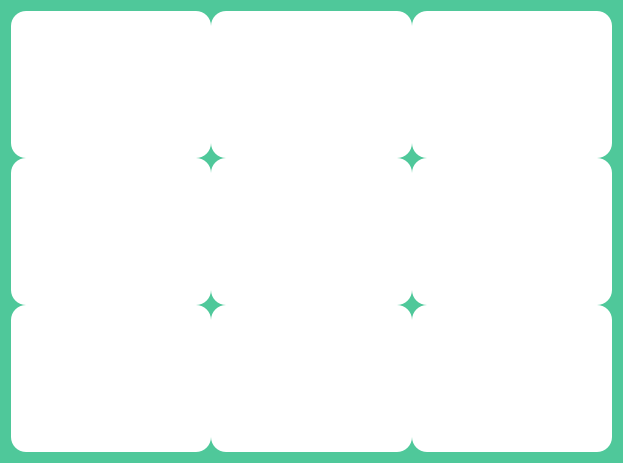
<?xml version="1.0" encoding="UTF-8"?>
<ui version="4.0">
 <class>GameAI</class>
 <widget class="QDialog" name="GameAI">
  <property name="geometry">
   <rect>
    <x>0</x>
    <y>0</y>
    <width>623</width>
    <height>463</height>
   </rect>
  </property>
  <property name="windowTitle">
   <string>Dialog</string>
  </property>
  <property name="styleSheet">
   <string notr="true">*{
	
	background-color:rgb(79, 200, 154);
font-family:century gothic;
font-size:20px;
}
QFrame
{
background:rgba(0,0,0,0.8);
border-radius:15px;
}

QPushButton
{
background: white;
border-radius:30px;
font-size:50px;
}
QToolButton
{
background: rgb(79, 200, 154);
border-radius:60px;
}
QLabel
{
color:white;
background:transparent;
}
QPushButton
{
color:black;
border-radius:15px;
}

</string>
  </property>
  <layout class="QGridLayout" name="gridLayout_2">
   <item row="0" column="0">
    <layout class="QGridLayout" name="gridLayout">
     <property name="sizeConstraint">
      <enum>QLayout::SizeConstraint::SetFixedSize</enum>
     </property>
     <property name="leftMargin">
      <number>0</number>
     </property>
     <property name="spacing">
      <number>0</number>
     </property>
     <item row="0" column="1">
      <widget class="QPushButton" name="pushButton2">
       <property name="sizePolicy">
        <sizepolicy hsizetype="Minimum" vsizetype="Expanding">
         <horstretch>0</horstretch>
         <verstretch>0</verstretch>
        </sizepolicy>
       </property>
       <property name="font">
        <font>
         <family>century gothic</family>
         <pointsize>-1</pointsize>
         <bold>true</bold>
        </font>
       </property>
       <property name="cursor">
        <cursorShape>PointingHandCursor</cursorShape>
       </property>
       <property name="text">
        <string/>
       </property>
      </widget>
     </item>
     <item row="1" column="2">
      <widget class="QPushButton" name="pushButton6">
       <property name="sizePolicy">
        <sizepolicy hsizetype="Minimum" vsizetype="Expanding">
         <horstretch>0</horstretch>
         <verstretch>0</verstretch>
        </sizepolicy>
       </property>
       <property name="font">
        <font>
         <family>century gothic</family>
         <pointsize>-1</pointsize>
         <bold>true</bold>
        </font>
       </property>
       <property name="cursor">
        <cursorShape>PointingHandCursor</cursorShape>
       </property>
       <property name="text">
        <string/>
       </property>
      </widget>
     </item>
     <item row="0" column="2">
      <widget class="QPushButton" name="pushButton3">
       <property name="sizePolicy">
        <sizepolicy hsizetype="Minimum" vsizetype="Expanding">
         <horstretch>0</horstretch>
         <verstretch>0</verstretch>
        </sizepolicy>
       </property>
       <property name="font">
        <font>
         <family>century gothic</family>
         <pointsize>-1</pointsize>
         <bold>true</bold>
        </font>
       </property>
       <property name="cursor">
        <cursorShape>PointingHandCursor</cursorShape>
       </property>
       <property name="text">
        <string/>
       </property>
       <property name="iconSize">
        <size>
         <width>20</width>
         <height>20</height>
        </size>
       </property>
       <property name="flat">
        <bool>false</bool>
       </property>
      </widget>
     </item>
     <item row="1" column="1">
      <widget class="QPushButton" name="pushButton5">
       <property name="sizePolicy">
        <sizepolicy hsizetype="Minimum" vsizetype="Expanding">
         <horstretch>0</horstretch>
         <verstretch>0</verstretch>
        </sizepolicy>
       </property>
       <property name="font">
        <font>
         <family>century gothic</family>
         <pointsize>-1</pointsize>
         <bold>true</bold>
        </font>
       </property>
       <property name="cursor">
        <cursorShape>PointingHandCursor</cursorShape>
       </property>
       <property name="text">
        <string/>
       </property>
      </widget>
     </item>
     <item row="2" column="1">
      <widget class="QPushButton" name="pushButton8">
       <property name="sizePolicy">
        <sizepolicy hsizetype="Minimum" vsizetype="Expanding">
         <horstretch>0</horstretch>
         <verstretch>0</verstretch>
        </sizepolicy>
       </property>
       <property name="font">
        <font>
         <family>century gothic</family>
         <pointsize>-1</pointsize>
         <bold>true</bold>
        </font>
       </property>
       <property name="cursor">
        <cursorShape>PointingHandCursor</cursorShape>
       </property>
       <property name="text">
        <string/>
       </property>
      </widget>
     </item>
     <item row="2" column="2">
      <widget class="QPushButton" name="pushButton9">
       <property name="sizePolicy">
        <sizepolicy hsizetype="Minimum" vsizetype="Expanding">
         <horstretch>0</horstretch>
         <verstretch>0</verstretch>
        </sizepolicy>
       </property>
       <property name="font">
        <font>
         <family>century gothic</family>
         <pointsize>-1</pointsize>
         <bold>true</bold>
        </font>
       </property>
       <property name="cursor">
        <cursorShape>PointingHandCursor</cursorShape>
       </property>
       <property name="text">
        <string/>
       </property>
      </widget>
     </item>
     <item row="0" column="0">
      <widget class="QPushButton" name="pushButton1">
       <property name="sizePolicy">
        <sizepolicy hsizetype="Minimum" vsizetype="Expanding">
         <horstretch>0</horstretch>
         <verstretch>0</verstretch>
        </sizepolicy>
       </property>
       <property name="font">
        <font>
         <family>century gothic</family>
         <pointsize>-1</pointsize>
         <bold>true</bold>
        </font>
       </property>
       <property name="cursor">
        <cursorShape>PointingHandCursor</cursorShape>
       </property>
       <property name="text">
        <string/>
       </property>
      </widget>
     </item>
     <item row="1" column="0">
      <widget class="QPushButton" name="pushButton4">
       <property name="sizePolicy">
        <sizepolicy hsizetype="Minimum" vsizetype="Expanding">
         <horstretch>0</horstretch>
         <verstretch>0</verstretch>
        </sizepolicy>
       </property>
       <property name="font">
        <font>
         <family>century gothic</family>
         <pointsize>-1</pointsize>
         <bold>true</bold>
        </font>
       </property>
       <property name="cursor">
        <cursorShape>PointingHandCursor</cursorShape>
       </property>
       <property name="text">
        <string/>
       </property>
      </widget>
     </item>
     <item row="2" column="0">
      <widget class="QPushButton" name="pushButton7">
       <property name="sizePolicy">
        <sizepolicy hsizetype="Minimum" vsizetype="Expanding">
         <horstretch>0</horstretch>
         <verstretch>0</verstretch>
        </sizepolicy>
       </property>
       <property name="font">
        <font>
         <family>century gothic</family>
         <pointsize>-1</pointsize>
         <bold>true</bold>
        </font>
       </property>
       <property name="cursor">
        <cursorShape>PointingHandCursor</cursorShape>
       </property>
       <property name="text">
        <string/>
       </property>
      </widget>
     </item>
    </layout>
   </item>
  </layout>
 </widget>
 <resources/>
 <connections/>
</ui>
